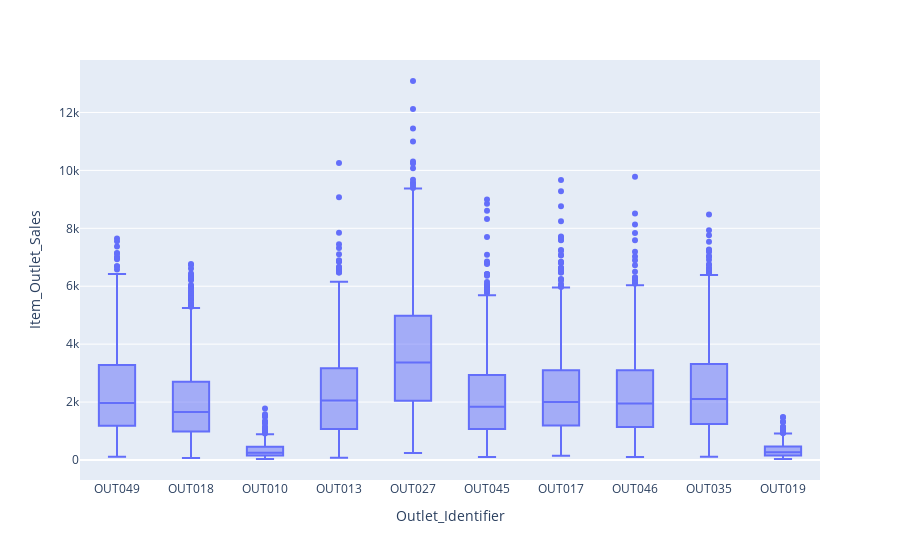

Notebook code for this chart:
### Code cell
px.box(train,x='Outlet_Identifier',y='Item_Outlet_Sales')

### Figure 1 — Plotly figure (JSON) as saved in the notebook; plotly's stock layout.template omitted (floating-point values rounded to 4 significant figures; data arrays with more than 128 entries replaced by an {"elided": "..."} marker saying what was removed)
{"data": [{"alignmentgroup": "True", "hovertemplate": "Outlet_Identifier=%{x}<br>Item_Outlet_Sales=%{y}<extra></extra>", "legendgroup": "", "marker": {"color": "#636efa"}, "name": "", "notched": false, "offsetgroup": "", "orientation": "v", "showlegend": false, "type": "box", "x": {"elided": "8523 str values"}, "x0": " ", "xaxis": "x", "y": {"elided": "8523 float values"}, "y0": " ", "yaxis": "y"}], "layout": {"boxmode": "group", "legend": {"tracegroupgap": 0}, "margin": {"t": 60}, "xaxis": {"anchor": "y", "domain": [0, 1], "title": {"text": "Outlet_Identifier"}}, "yaxis": {"anchor": "x", "domain": [0, 1], "title": {"text": "Item_Outlet_Sales"}}}}
